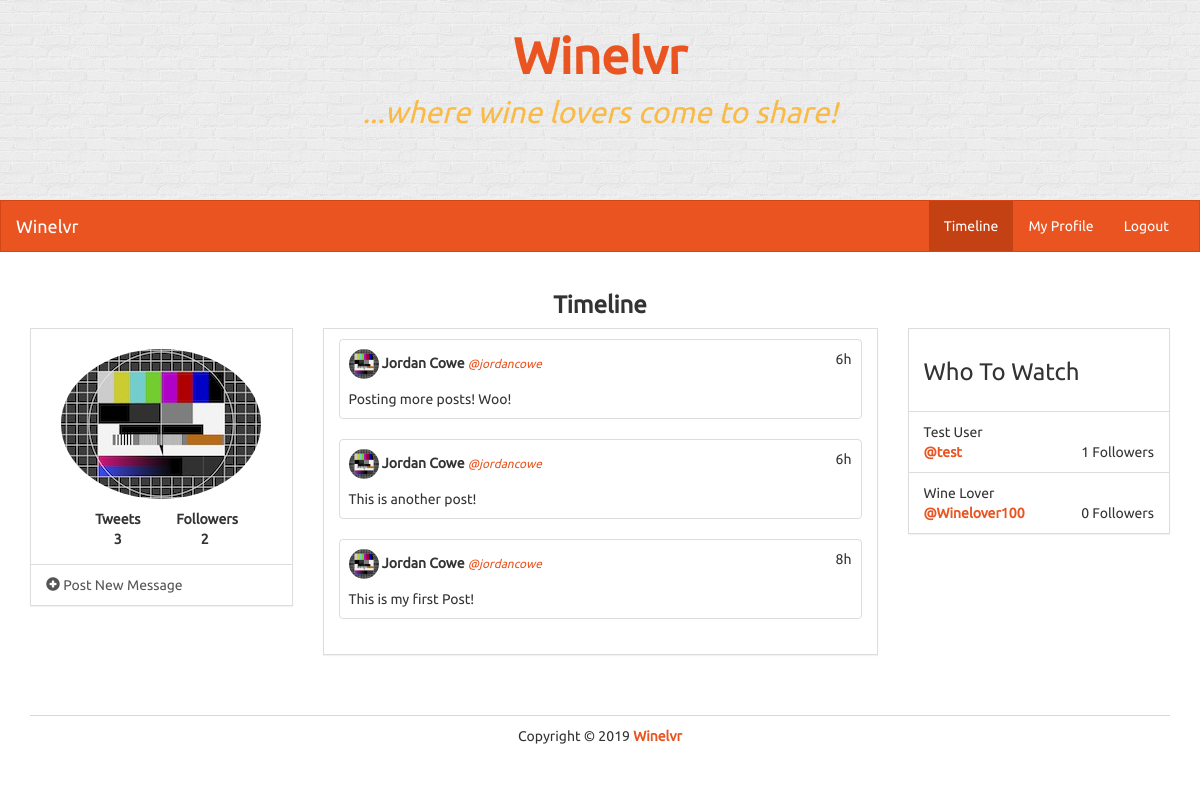
Screenshot of /timeline/jordancowe with the database file from the repository.
### models.py (models this page shows)
class User(UserMixin, db.Model):
    id = db.Column(db.Integer, primary_key=True)
    name = db.Column(db.String(100))
    username = db.Column(db.String(30))
    image = db.Column(db.String(100))
    password = db.Column(db.String(50))
    join_date = db.Column(db.DateTime)
    posts = db.relationship('Post', backref='user', lazy='dynamic')
    following = db.relationship('User', secondary=followers,
                                primaryjoin=(followers.c.follower_id == id),
                                secondaryjoin=(followers.c.followee_id == id),
                                backref=db.backref('followers', lazy='dynamic'), lazy='dynamic')
    followed_by = db.relationship('User', secondary=followers,
                                primaryjoin=(followers.c.followee_id == id),
                                secondaryjoin=(followers.c.follower_id == id),
                                backref=db.backref('followees', lazy='dynamic'), lazy='dynamic')

class Post(db.Model):
    id = db.Column(db.Integer, primary_key=True)
    user_id = db.Column(db.Integer, db.ForeignKey('user.id'))
    text = db.Column(db.String(140))
    date_created = db.Column(db.DateTime)

### views.py (the view)
@app.route('/timeline', defaults={'username': None})
@app.route('/timeline/<username>')
def timeline(username):
    form = PostForm()
    if username:
        user = User.query.filter_by(username=username).first()
        if not user:
            abort(404)
        posts = Post.query.filter_by(user=user).order_by(
        Post.date_created.desc()).all()
        total_posts = len(posts)
    else:
        user = current_user
        posts = Post.query.join(followers, (followers.c.followee_id == Post.user_id)).filter(followers.c.follower_id == current_user.id).order_by(Post.date_created.desc()).all()
        total_posts = Post.query.filter_by(user=user).order_by(
        Post.date_created.desc()).count()
    current_time = datetime.now()
    followed_by = user.followed_by.all()
    who_to_watch = User.query.filter(User.id != user.id).order_by(db.func.random()).limit(4).all()
    return render_template('timeline.html', who_to_watch=who_to_watch, followed_by=followed_by, form=form, posts=posts, current_time=current_time, user=user, total_posts=total_posts)

### app.py (called while the page is built)
@app.template_filter('time_since')
def time_since(delta):
    seconds = delta.total_seconds()
    days, seconds = divmod(seconds, 86400)
    hours, seconds = divmod(seconds, 3600)
    minutes, seconds = divmod(seconds, 60)
    if days > 0:
        return '%dd' % (days)
    elif hours > 0:
        return '%dh' % (hours)
    elif minutes > 0:
        return '%dm' % (minutes)
    else:
        return 'Just Now'

### templates/timeline.html (shortened to what this page needs)
<!DOCTYPE html>
<html lang="en">
	<head>
		<link rel="stylesheet" href="{{url_for('static', filename='bs/css/united.min.css')}}">
		<link rel="stylesheet" href="{{url_for('static', filename='css/styles.css')}}">
	</head>
	<body>
		<div class="container-fluid">
			<div class="row" id="banner">
				<div class="title col-lg-12">
					<p class="title">
						<a href="./">Winelvr</a>
					</p>
					<p class="subtitle">...where wine lovers come to share!</p>
				</div>
			</div>
		</div>
		<nav class="navbar navbar-default" role="navigation">
			<div class="container-fluid">
				<div class="navbar-header">
					<a class="navbar-brand" href="./">Winelvr</a>
				</div>
				<div class="collapse navbar-collapse navbar-ex1-collapse">
					<ul class="nav navbar-nav navbar-right">
						<li class="active"><a href="{{url_for('timeline')}}">Timeline</a></li>
						<li class=""><a href="{{url_for('profile')}}">My Profile</a></li>
						<li class=""><a href="{{url_for('logout')}}">Logout</a></li>
					</ul>
				</div>
			</div>
		</nav>
		<div class="container">
			<div class="row">
				<div class="col-lg-12">
					<h3 class="text-center bold">Timeline</h3>
				</div>
				<div class="col-lg-3">
					<div class="panel panel-default">
						<div class="panel-body">
							<div class="row pad">
								<div class="col-lg-12">
									<img src="{{user.image}}" class="img-responsive img-circle center-block" alt="Image" />
								</div>
							</div>
							<div class="row pad">
								<div class="col-lg-4 col-lg-offset-2 text-center">
									<strong>
										Tweets <br />
										{{total_posts}}
									</strong>
								</div>
								<div class="col-lg-4 text-center">
									<strong>
										Followers <br />
										{{ followed_by|length }}
									</strong>
								</div>
							</div>
						</div>
						<ul class="list-group">
							<a class="list-group-item" data-toggle="modal" href="#newPost" data-backdrop="static" data-keboard="false">
								<i class="glyphicon glyphicon-plus-sign"></i> Post New Message
							</a>
						</ul>
					</div>
				</div>
				<div class="col-lg-6">
					<div class="panel panel-default">
						<div class="panel-body">
							{% for post in posts %}
								<div class="row">
									<div class="col-xs-12 col-sm-12 col-md-12 col-lg-12">
										<div class="thumbnail">
											<div class="caption">
												<div class="row">
													<div class="col-lg-10">
														<img src="{{ post.user.image }}" style="width: 30px; height: 30px;" class="img-circle">
														<strong>{{ post.user.name }}</strong>
														<small><em><a href="{{url_for('profile', username=post.user.username)}}">@{{ post.user.username }}</a></em></small>
													</div>
													<div class="col-lg-2 text-right">
														{{ (current_time - post.date_created)|time_since }}
													</div>
												</div>
												<div class="row pad">
													<div class="col-lg-12">
														{{ post.text }}
													</div>
												</div>
											</div>
										</div>
									</div>
								</div>
							{% endfor %}
						</div>
					</div>
				</div>
				<div class="col-lg-3">
					<div class="panel panel-default">
						<div class="panel-body">
							<h3>Who To Watch</h3>
						</div>
						<ul class="list-group">
							{% for user in who_to_watch %}
							<li class="list-group-item">
								{{user.name}}
								<div>
									<strong><a href="{{url_for('profile', username=user.username)}}">@{{ user.username }}</a></strong>
									<span class="pull-right">
										{{user.followed_by.all()|length}} Followers
									</span>
								</div>
							</li>
							{% endfor %}
						</ul>
					</div>
				</div>
			</div>
			<footer>
				<div class="row pad">
					<div class="col-lg-12 text-center">
						Copyright &copy; 2019 <strong> <a href="./">Winelvr</a></strong>
					</div>
				</div>
			</footer>
		</div>
	</body>
</html>

### static/css/styles.css (style rules this page uses)
body { font-family: Ubuntu, verdana, georgia, serif, sans-serif; }
a, a:hover, a:active, a:focus, a:visited { text-decoration: none; }
.bold { font-weight: bolder !important; }
div.panel, .btn, .navbar { border-radius: 0; }
footer { margin-top: 40px; margin-bottom: 20px; }
.pad { margin-top: 10px !important; }
div.panel-body { padding-top: 10px; }
body > nav { border-radius: 0 !important; }
div.thumbnail { padding: 0; }
footer { border-top: 1px solid rgba(44, 62, 80, .2); }
#banner { height: 200px; background-color: #EDEDED; background: url('./img/brick-wall.png'); text-align: center; padding: 10px; padding-top: 20px; }
#banner > div.title > p.title { font-size: 50px; font-weight: bold; margin-bottom: 0; color: rgba(255, 165, 0, .9); }
#banner > div.title > p.subtitle { font-size: 30px; font-weight: 400; font-style: italic; color: rgba(255, 165, 0, .7) }

### rows the page displays
User: image (picture)
Post: user.image (picture), user.name "Jordan Cowe", user.username "jordancowe", (current_time-post.date_created)|time_since "6h", text "Posting more posts! Woo!"
Post: user.image (picture), user.name "Jordan Cowe", user.username "jordancowe", (current_time-post.date_created)|time_since "6h", text "This is another post!"
Post: user.image (picture), user.name "Jordan Cowe", user.username "jordancowe", (current_time-post.date_created)|time_since "8h", text "This is my first Post!"
User: name "Test User", username "test", followed_by.all|length "1"
User: name "Wine Lover", username "Winelover100", followed_by.all|length "0"

### other values shown
{{ total_posts }} "3"
{{ followed_by|length }} "2"
